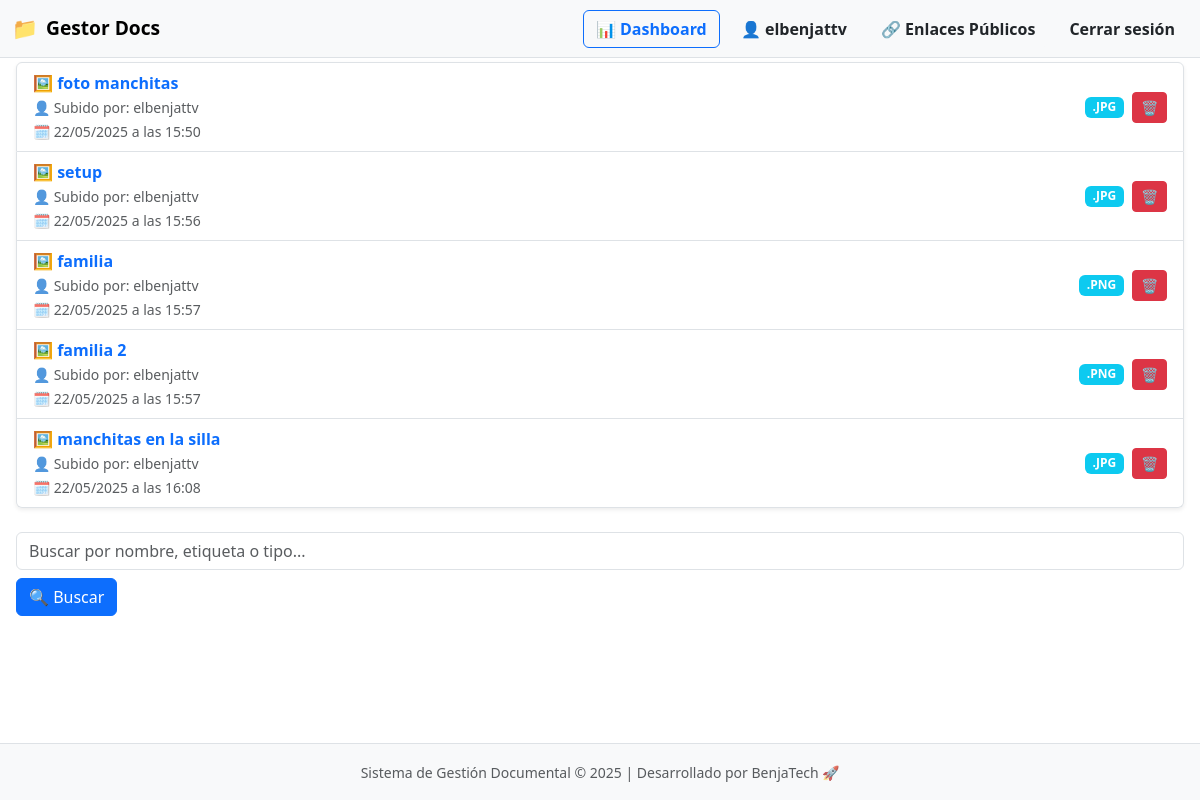
The app's page /lista/ (signed in), older data.
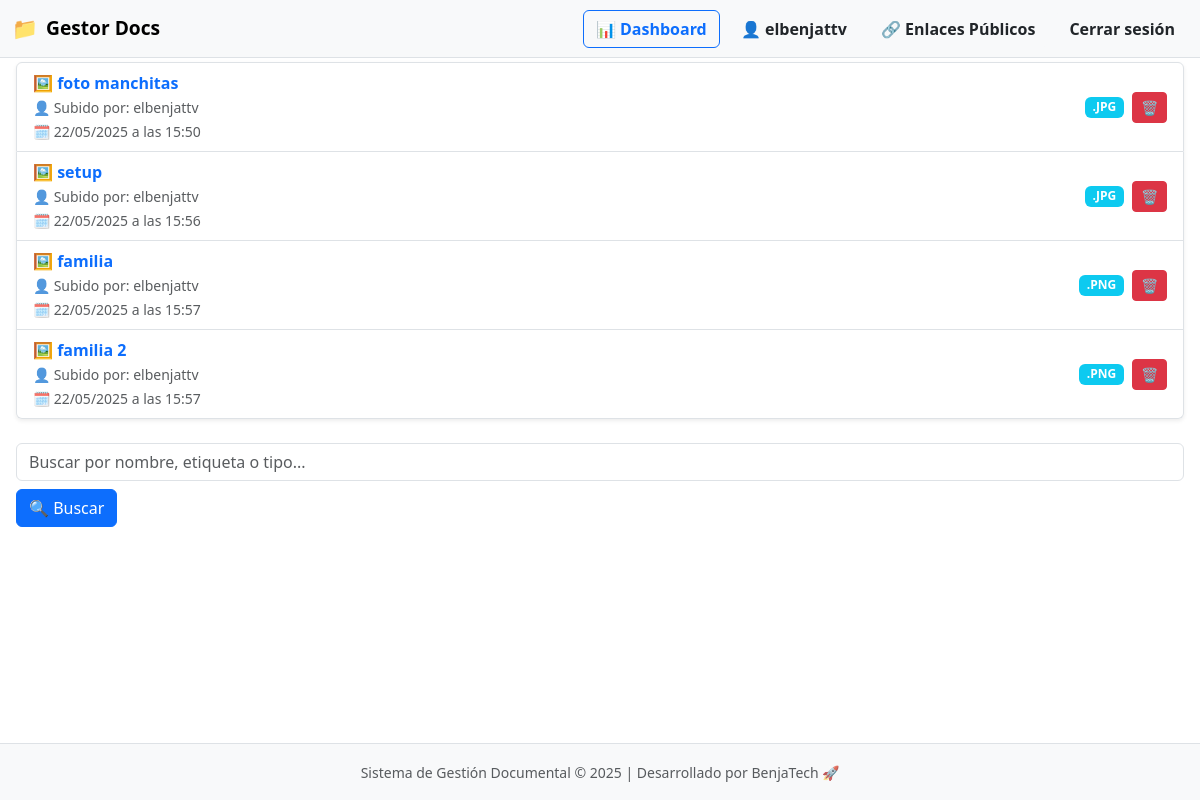
The same page, newer data.
### documentos/models.py (models this page shows, shortened)
class Documento(models.Model):
    nombre = models.CharField(max_length=200)
    archivo = models.FileField(upload_to='documentos/')
    etiquetas = models.CharField(max_length=100, blank=True)
    fecha_subida = models.DateTimeField(auto_now_add=True)
    usuario = models.ForeignKey(User, on_delete=models.CASCADE)
    enlace_publico = models.UUIDField(default=uuid.uuid4, unique=True, editable=False, null=True, blank=True)
    expiracion_enlace = models.DateTimeField(blank=True, null=True)
    fecha_expiracion = models.DateTimeField(null=True, blank=True)
    activo = models.BooleanField(default=True)

### documentos/views.py (the view)
# urls.py: path('lista/', views.listar_documentos, name='lista'),
@login_required
def listar_documentos(request):
    if request.user.is_superuser:
        documentos = Documento.objects.all()
    else:
        documentos = Documento.objects.filter(usuario=request.user)
    for doc in documentos:
        if doc.etiquetas:
            doc.etiquetas_lista = [e.strip() for e in doc.etiquetas.split(',')]
        else:
            doc.etiquetas_lista = []
    return render(request, 'documentos/lista.html', {'documentos': documentos})

### documentos/templates/documentos/lista.html (shortened to what this page needs)
{% extends 'documentos/base.html' %}
{% load etiquetas_tags %}
{% block content %}
<div class="header d-flex justify-content-between align-items-center flex-wrap gap-3 mb-4">
  <h2 class="mb-0">Tus Documentos</h2>
  <a href="{% url 'documentos:home' %}" class="btn btn-light text-dark fw-semibold d-flex align-items-center justify-content-center">🏠 Inicio</a>
</div>
{% if documentos %}
  <ul class="list-group shadow-sm">
    {% for doc in documentos %}
      <li id="doc-{{ doc.id }}" class="list-group-item d-flex justify-content-between align-items-center flex-wrap gap-3">
        <div class="flex-grow-1">
          {% with ext=doc.archivo.name|slice:"-4:"|lower %}
            {% if ext == ".pdf" %}
              📄
            {% elif ext == ".doc" or ext == "docx" %}
              📝
            {% elif ext == ".xls" or ext == "xlsx" %}
              📊
            {% elif ext == ".png" or ext == ".jpg" %}
              🖼️
            {% else %}
              📁
            {% endif %}
          {% endwith %}
          <a href="{% url 'documentos:previsualizar' doc.id %}" class="fw-semibold text-decoration-none text-primary">
            {{ doc.nombre }}
          </a>
          <br>
          <small class="text-muted">👤 Subido por: {{ doc.usuario.username }}</small><br>
          <small class="text-muted">🗓️ {{ doc.fecha_subida|date:"d/m/Y" }} a las {{ doc.fecha_subida|date:"H:i" }}</small>
        </div>
        <div class="d-flex align-items-center gap-2">
          {% with ext=doc.archivo.name|slice:"-4:"|upper %}
            {% if ext == ".PDF" %}
              <span class="badge bg-danger">{{ ext }}</span>
            {% elif ext == ".JPG" or ext == ".PNG" %}
              <span class="badge bg-info">{{ ext }}</span>
            {% elif ext == ".DOC" or ext == "XLSX" %}
              <span class="badge bg-warning text-dark">{{ ext }}</span>
            {% else %}
              <span class="badge bg-dark">{{ ext }}</span>
            {% endif %}
          {% endwith %}
          <button class="btn btn-sm btn-danger"
                  data-bs-toggle="modal"
                  data-bs-target="#confirmDeleteModal"
                  onclick="prepareDelete({{ doc.id }}, '{{ doc.nombre|escapejs }}')"
                  title="Eliminar documento">
            🗑️
          </button>
        </div>
      </li>
    {% endfor %}
  </ul>
{% else %}
  <div class="alert alert-secondary text-center mt-4">
    <p class="mb-2">No tienes documentos aún.</p>
    <a href="{% url 'documentos:subir' %}" class="btn btn-success">＋ Subir tu primer documento</a>
  </div>
{% endif %}
<form method="get" action="{% url 'documentos:buscar' %}" class="search-form mt-4 d-flex flex-wrap gap-2">
  <input type="text" name="q" placeholder="Buscar por nombre, etiqueta o tipo..." class="form-control">
  <button type="submit" class="btn btn-primary">🔍 Buscar</button>
</form>
<div class="toast-container position-fixed bottom-0 end-0 p-3">
</div>
{% endblock %}

Row changes from the older to the newer data that the page shows:
removed Documento: nombre "manchitas en la silla", usuario.username "elbenjattv", fecha_subida "22/05/2025", fecha_subida "16:08", archivo ".JPG"
